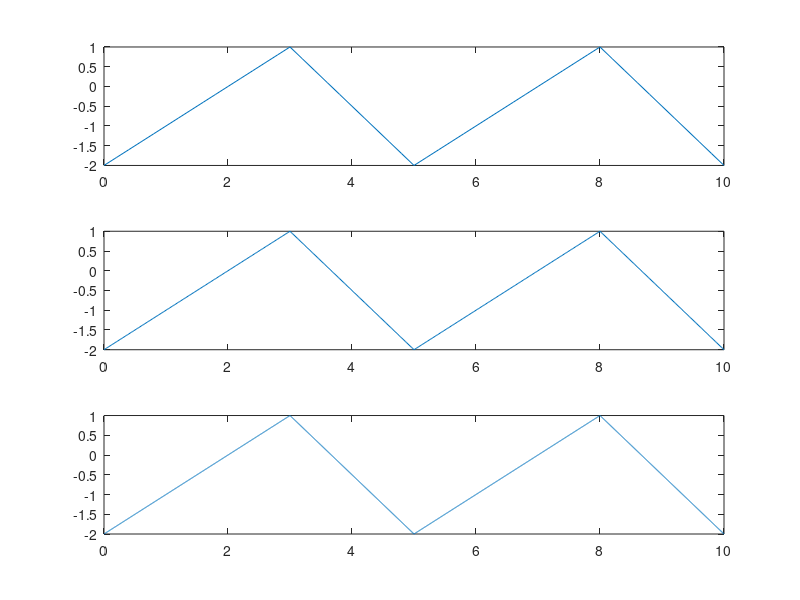

This chart was generated by the following MATLAB code:
T=10;

%T0 e perioada si f0 e frecventa
T0=5;
f0=1/T0;
rez1=0.2;
rez2=0.02;
rez3=0.002;
t1=0:0.2:10;
t2=0:0.02:10;
t3=0:0.002:10;
% rez1 rez2 rez3 reprezinta rezolutiile si avem variabilele t1 t2 t3
% asociate fiecarei rezolutii- mai exact nr de puncte care apar in grafic
% pt exactitate
sig1= -0.5+ 1.5*sawtooth(t1*2*pi*f0,0.6);
sig2= -0.5+ 1.5*sawtooth(t2*2*pi*f0,0.6);
sig3= -0.5+ 1.5*sawtooth(t3*2*pi*f0,0.6);
%aici trebuie mentionat ca am luat al doilea parametru al functiei sawtooth
%0.6 pentru ca numai in cazul acesta putem sa gasim panta pozitiva =2
%facem un artificiu matematic intrucat vrem sa ajungem la datele din
%cerinta niv maxim 1 niv minim -2
subplot(3,1,1)
plot(t1,sig1)
subplot(3,1,2)
plot(t2,sig2)
subplot(3,1,3)
plot(t3,sig3)
%folosim subplot si plot ca sa afisam cele 3 grafice la 3 rez diferite